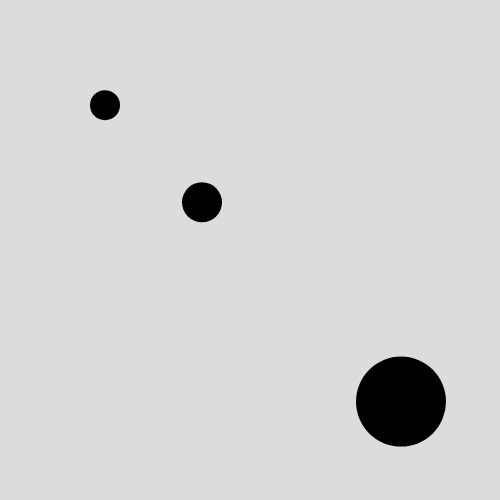
Frame 1 (no input)
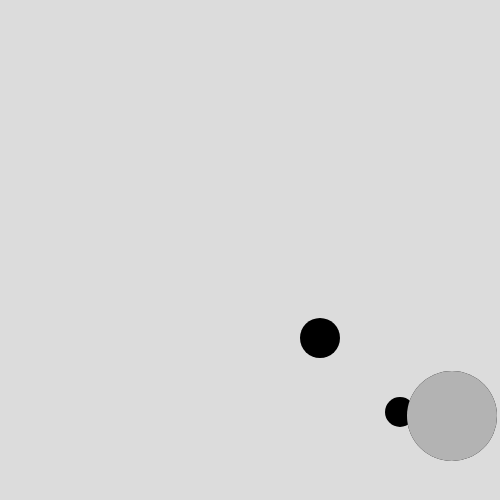
Frame 60 (no input)
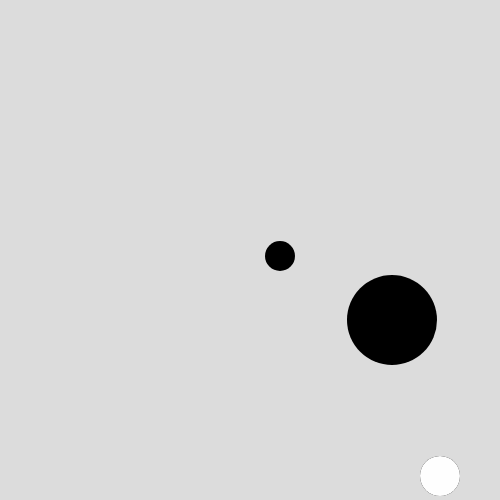
Frame 120 (the mouse pressed at the canvas centre since frame 60)

The p5.js sketch that drew these frames (run headless with seeded random() and noise() and a simulated clock; from frame 60 on, the mouse is pressed at the canvas centre):

// p5.js sketch
// ── sketch.js
var myCircle;
var myCircle2;
var myCircle3;
function setup() {
  createCanvas(500, 500);
  rectMode(CENTER);

  myCircle1 = new Circle();
  myCircle1.setup(100, 100, 5, 5.2, 30);

  myCircle2 = new Circle ();
  myCircle2.setup(200, 200, 2, 2.3, 40);

  myCircle3 = new Circle ();
  myCircle3.setup(400, 400, 1, 1.6, 90);
}


function draw() {
  background(220);

  myCircle1.move();
  myCircle1.display();
  myCircle1.bounce();

  myCircle2.move();
  myCircle2.display();
  myCircle2.bounce();

  myCircle3.move();
  myCircle3.display();
  myCircle3.bounce();
}



function Circle() {

  this.x;
  this.y;
  this.speedX;
  this.speedY;
  this.size;

  this.setup = function (x, y, speedX, speedY, size) {
    this.x = x;
    this.y = y;
    this.speedX = speedX;
    this.speedY = speedY;
    this.size = size;
  }

  this.move = function() {
    this.x = this.x + this.speedX;
    this.y = this.y + this.speedY;
  }

  this.bounce = function() {
    if (this.x > (width - this.size/2) || this.x < this.size/2) {
      this.speedX = this.speedX * -1;
    }

    if (this.y > height - this.size/2 || this.y < this.size/2) {
      this.speedY = this.speedY * -1;
    }
  }

  this.display = function() {
    noStroke();
    fill(0);
    ellipse(this.x, this.y, this.size, this.size);
    if (this.x > 450 || this.y > 450){
      noStroke();
      fill(random(255));
      ellipse(this.x, this.y, this.size, this.size);
    }

    if (this.x < 50 || this.y < 50){

      noStroke();
      fill(random(255));
      ellipse(this.x, this.y, this.size, this.size);
    }

  }

}
